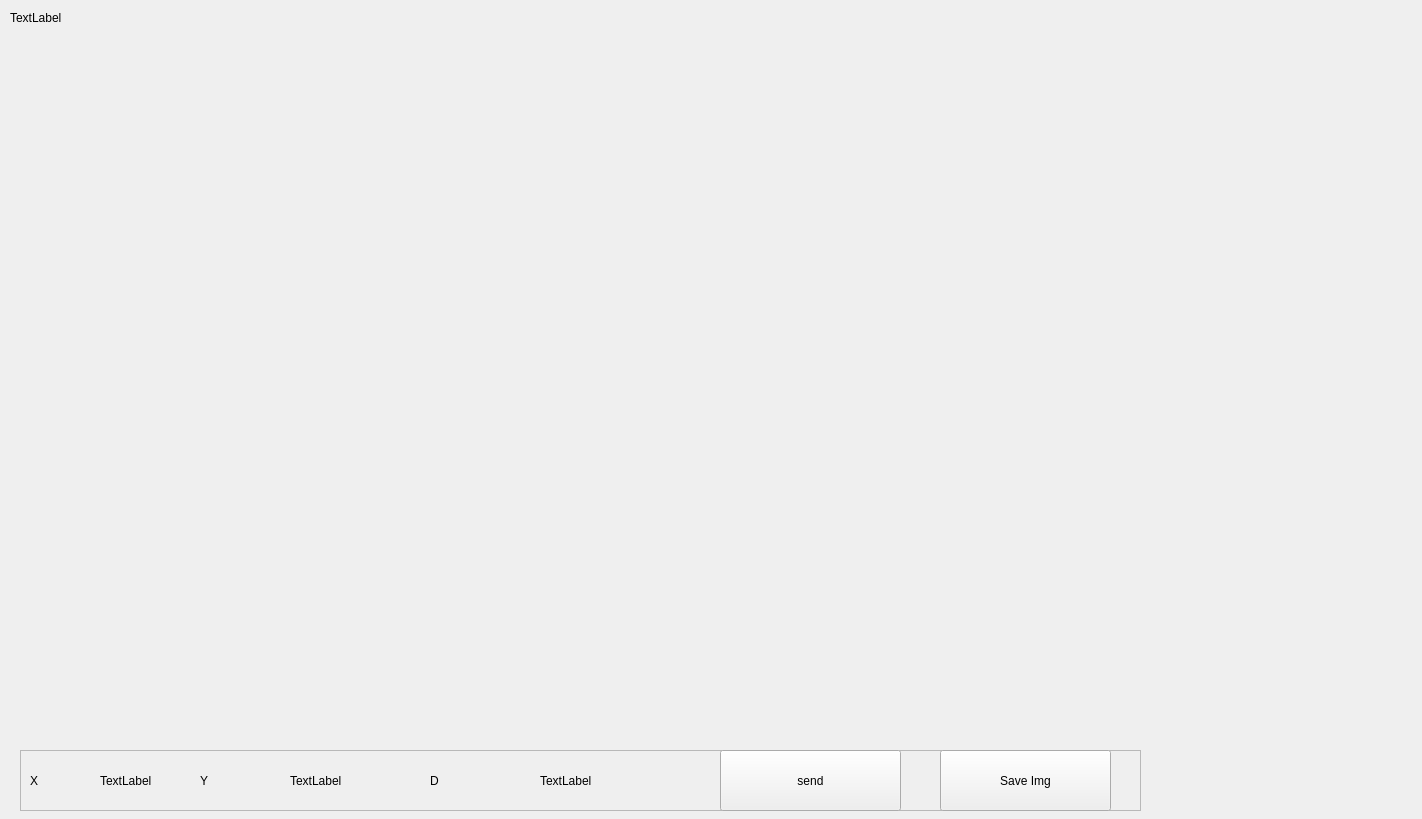
<?xml version="1.0" encoding="UTF-8"?>
<ui version="4.0">
 <class>Form</class>
 <widget class="QWidget" name="Form">
  <property name="geometry">
   <rect>
    <x>0</x>
    <y>0</y>
    <width>1422</width>
    <height>819</height>
   </rect>
  </property>
  <property name="windowTitle">
   <string>Form</string>
  </property>
  <widget class="QLabel" name="label">
   <property name="geometry">
    <rect>
     <x>10</x>
     <y>10</y>
     <width>60</width>
     <height>16</height>
    </rect>
   </property>
   <property name="text">
    <string>TextLabel</string>
   </property>
  </widget>
  <widget class="QFrame" name="frame">
   <property name="geometry">
    <rect>
     <x>20</x>
     <y>750</y>
     <width>1121</width>
     <height>61</height>
    </rect>
   </property>
   <property name="frameShape">
    <enum>QFrame::StyledPanel</enum>
   </property>
   <property name="frameShadow">
    <enum>QFrame::Raised</enum>
   </property>
   <widget class="QLabel" name="label_x">
    <property name="geometry">
     <rect>
      <x>10</x>
      <y>10</y>
      <width>71</width>
      <height>41</height>
     </rect>
    </property>
    <property name="text">
     <string>X</string>
    </property>
   </widget>
   <widget class="QLabel" name="label_y">
    <property name="geometry">
     <rect>
      <x>180</x>
      <y>10</y>
      <width>71</width>
      <height>41</height>
     </rect>
    </property>
    <property name="text">
     <string>Y</string>
    </property>
   </widget>
   <widget class="QLabel" name="label_X">
    <property name="geometry">
     <rect>
      <x>80</x>
      <y>10</y>
      <width>91</width>
      <height>41</height>
     </rect>
    </property>
    <property name="text">
     <string>TextLabel</string>
    </property>
   </widget>
   <widget class="QLabel" name="label_Y">
    <property name="geometry">
     <rect>
      <x>270</x>
      <y>10</y>
      <width>101</width>
      <height>41</height>
     </rect>
    </property>
    <property name="text">
     <string>TextLabel</string>
    </property>
   </widget>
   <widget class="QPushButton" name="btn_send">
    <property name="geometry">
     <rect>
      <x>700</x>
      <y>0</y>
      <width>181</width>
      <height>61</height>
     </rect>
    </property>
    <property name="text">
     <string>send</string>
    </property>
   </widget>
   <widget class="QLabel" name="label_D">
    <property name="geometry">
     <rect>
      <x>410</x>
      <y>10</y>
      <width>101</width>
      <height>41</height>
     </rect>
    </property>
    <property name="text">
     <string>D</string>
    </property>
   </widget>
   <widget class="QLabel" name="label_d">
    <property name="geometry">
     <rect>
      <x>520</x>
      <y>10</y>
      <width>121</width>
      <height>41</height>
     </rect>
    </property>
    <property name="text">
     <string>TextLabel</string>
    </property>
   </widget>
   <widget class="QPushButton" name="btn_save">
    <property name="geometry">
     <rect>
      <x>920</x>
      <y>0</y>
      <width>171</width>
      <height>61</height>
     </rect>
    </property>
    <property name="text">
     <string>Save Img</string>
    </property>
   </widget>
  </widget>
 </widget>
 <resources/>
 <connections/>
</ui>
